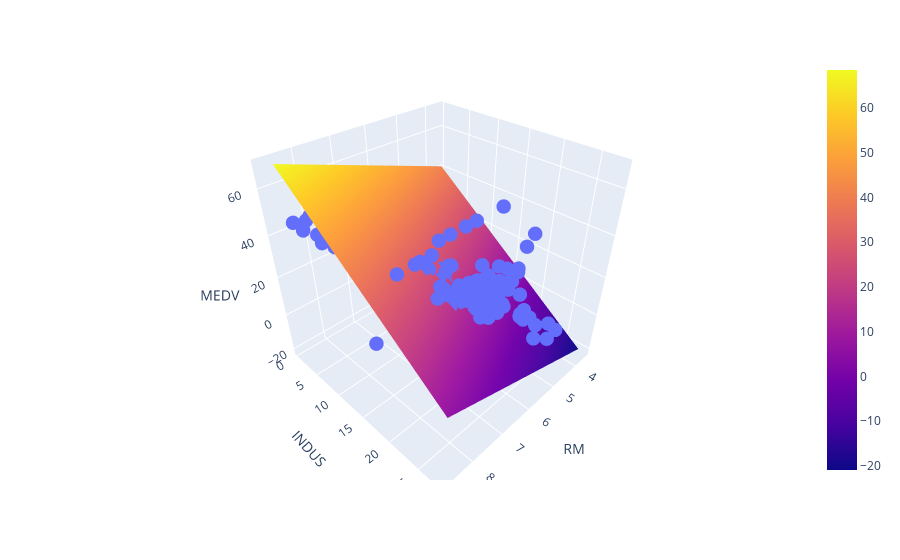

The notebook cell this image was saved under:
### Markdown cell above
## Utilizando plotly

### Code cell
import plotly.express as px
import plotly.graph_objects as go

# Plotting

mesh_size = 0.02
margin = 0

fig = px.scatter_3d(df,x='RM',y='INDUS',z='MEDV')
fig.update_traces(marker=dict(size=5))
fig.add_traces(go.Surface(x=X1,y=X2,z=pred,name='pred_surface'))
fig.show()

### Figure 1 — Plotly figure (JSON) as saved in the notebook; plotly's stock layout.template omitted (floating-point values rounded to 4 significant figures; data arrays with more than 128 entries replaced by an {"elided": "..."} marker saying what was removed)
{"data": [{"hovertemplate": "RM=%{x}<br>INDUS=%{y}<br>MEDV=%{z}<extra></extra>", "legendgroup": "", "marker": {"color": "#636efa", "size": 5, "symbol": "circle"}, "mode": "markers", "name": "", "scene": "scene", "showlegend": false, "type": "scatter3d", "x": {"elided": "506 float values"}, "y": {"elided": "506 float values"}, "z": {"elided": "506 float values"}}, {"name": "pred_surface", "type": "surface", "x": {"elided": "28x6 float values"}, "y": {"elided": "28x6 float values"}, "z": {"elided": "28x6 float values"}}], "layout": {"legend": {"tracegroupgap": 0}, "margin": {"t": 60}, "scene": {"domain": {"x": [0, 1], "y": [0, 1]}, "xaxis": {"title": {"text": "RM"}}, "yaxis": {"title": {"text": "INDUS"}}, "zaxis": {"title": {"text": "MEDV"}}}}}
